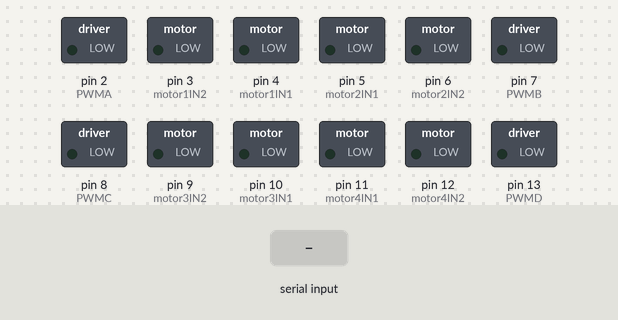
Simulated run of this sketch. Board: Arduino Uno, built with avr-gcc and run on an emulated ATmega328P. Parts: switched loads named in the sketch (green lamp = pin HIGH). The inputs (shaded band) are chosen by the test bench. Random numbers use the default seed unless the sketch sets one.

Above: at 1.2 s.
1.3 s: "MOVE_FORWARD\n" received over Serial
At 2.1 s:
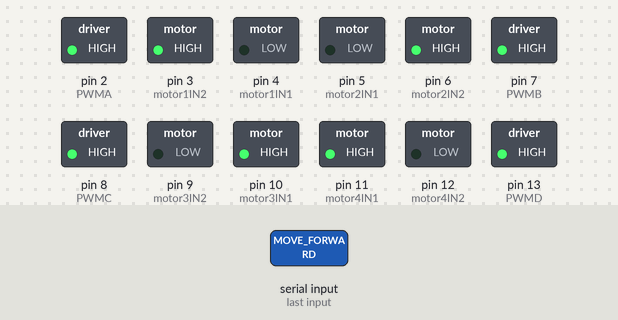
2.8 s: "MOVE_BACKWARD\n" received over Serial
At 3.3 s:
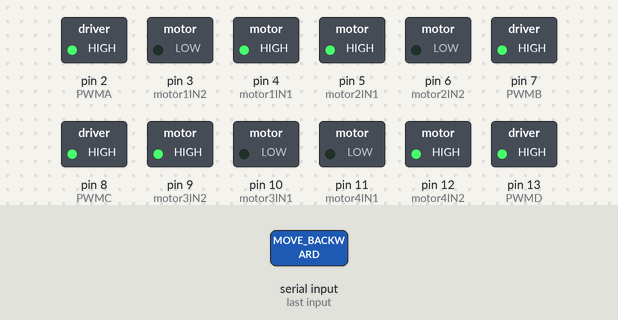
4.3 s: "MOVE_LEFT\n" received over Serial
At 5.5 s:
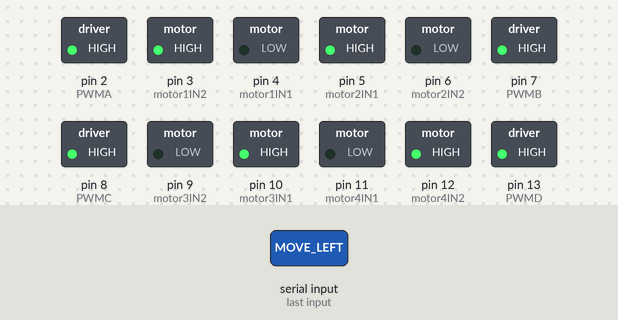
5.8 s: "MOVE_RIGHT\n" received over Serial
At 6.6 s:
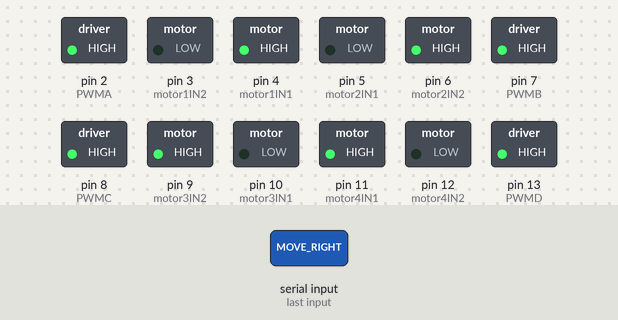
7.3 s: "ROTATE_LEFT\n" received over Serial
At 7.8 s:
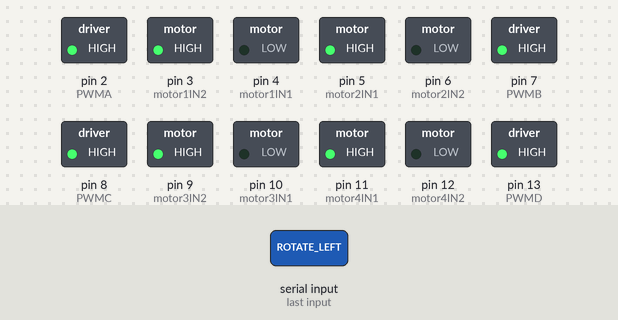
8.8 s: "ROTATE_RIGHT\n" received over Serial
At 10.2 s:
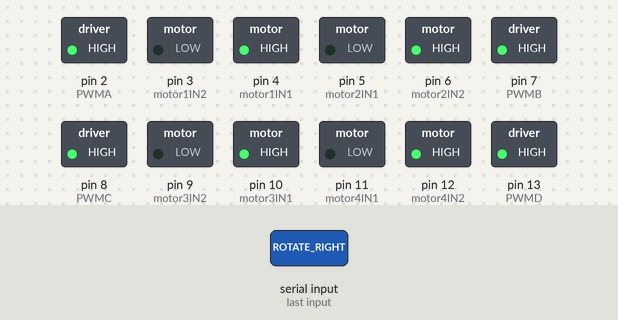
Timing chart, 0 to 11.3 s (numbered marks = the images above; inputs shaded):
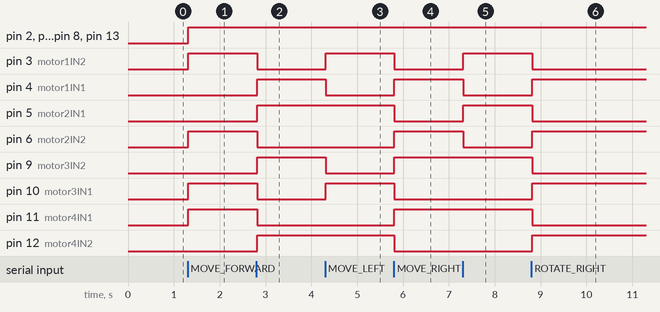

Measured:
- after the input at 1.3 s, pin 2 (PWMA), pin 3 (motor1IN2), pin 6 (motor2IN2), pin 7 (PWMB), pin 8 (PWMC), pin 10 (motor3IN1), pin 11 (motor4IN1), pin 13 (PWMD): LOW → HIGH at once
- after the input at 2.8 s, pin 3 (motor1IN2), pin 6 (motor2IN2), pin 10 (motor3IN1), pin 11 (motor4IN1): HIGH → LOW at once; pin 4 (motor1IN1), pin 5 (motor2IN1), pin 9 (motor3IN2), pin 12 (motor4IN2): LOW → HIGH at once
- after the input at 4.3 s, pin 3 (motor1IN2), pin 10 (motor3IN1): LOW → HIGH at once; pin 4 (motor1IN1), pin 9 (motor3IN2): HIGH → LOW at once
- after the input at 5.8 s, pin 3 (motor1IN2), pin 5 (motor2IN1), pin 10 (motor3IN1), pin 12 (motor4IN2): HIGH → LOW at once; pin 4 (motor1IN1), pin 6 (motor2IN2), pin 9 (motor3IN2), pin 11 (motor4IN1): LOW → HIGH at once
- after the input at 7.3 s, pin 3 (motor1IN2), pin 5 (motor2IN1): LOW → HIGH at once; pin 4 (motor1IN1), pin 6 (motor2IN2): HIGH → LOW at once
- after the input at 8.8 s, pin 3 (motor1IN2), pin 5 (motor2IN1), pin 9 (motor3IN2), pin 11 (motor4IN1): HIGH → LOW at once; pin 4 (motor1IN1), pin 6 (motor2IN2), pin 10 (motor3IN1), pin 12 (motor4IN2): LOW → HIGH at once

The sketch:

motor-controller.ino
```cpp
#include <Arduino.h>
#define MOTOR_PWM 255

const int AIN1 = 4;  // Front-left wheel
const int AIN2 = 3;
const int PWMA = 2;

const int motor1IN1 = 4;
const int motor1IN2 = 3;
const int motor1PWM = 2;

const int BIN1 = 5;  // Front-right wheel
const int BIN2 = 6;
const int PWMB = 7;

const int motor2IN1 = 5;
const int motor2IN2 = 6;
const int motor2PWM = 7;

const int CIN1 = 10; // Rear-left wheel
const int CIN2 = 9;
const int PWMC = 8;

const int motor3IN1 = 10;
const int motor3IN2 = 9;
const int motor3PWM = 8;

const int DIN1 = 11; // Rear-right wheel
const int DIN2 = 12;
const int PWMD = 13;

const int motor4IN1 = 11;
const int motor4IN2 = 12;
const int motor4PWM = 13;

void setup() {
    // Initialize motor control pins as outputs
    pinMode(motor1IN1, OUTPUT);
    pinMode(motor1IN2, OUTPUT);
    pinMode(motor1PWM, OUTPUT);
    pinMode(motor2IN1, OUTPUT);
    pinMode(motor2IN2, OUTPUT);
    pinMode(motor2PWM, OUTPUT);
    pinMode(motor3IN1, OUTPUT);
    pinMode(motor3IN2, OUTPUT);
    pinMode(motor3PWM, OUTPUT);
    pinMode(motor4IN1, OUTPUT);
    pinMode(motor4IN2, OUTPUT);
    pinMode(motor4PWM, OUTPUT);

    // Initialize serial communication
    Serial.begin(9600);
}

void loop() {
    if (Serial.available() > 0) {
        String command = Serial.readStringUntil('\n');

        if (command == "MOVE_FORWARD") {
            moveForward();
        } else if (command == "MOVE_BACKWARD") {
            moveBackward();
        } else if (command == "MOVE_LEFT") {
            moveLeft();
        } else if (command == "MOVE_RIGHT") {
            moveRight();
        } else if (command == "ROTATE_LEFT") {
            rotateLeft();
        } else if (command == "ROTATE_RIGHT") {
            rotateRight();
        } else if (command == "EXPLORE") {
            explore();
        } else if (command == "STOP"){
          Stop();
        }

    }
}

void moveForward() {
    analogWrite(motor1PWM, MOTOR_PWM);
    digitalWrite(motor1IN1, LOW);
    digitalWrite(motor1IN2, HIGH);

    analogWrite(motor2PWM, MOTOR_PWM);
    digitalWrite(motor2IN1, LOW);
    digitalWrite(motor2IN2, HIGH);

    analogWrite(motor3PWM, MOTOR_PWM);
    digitalWrite(motor3IN1, HIGH);
    digitalWrite(motor3IN2, LOW);

    analogWrite(motor4PWM, MOTOR_PWM);
    digitalWrite(motor4IN1, HIGH);
    digitalWrite(motor4IN2, LOW);
}

void moveBackward() {
    analogWrite(motor1PWM, MOTOR_PWM);
    digitalWrite(motor1IN1, HIGH);
    digitalWrite(motor1IN2, LOW);

    analogWrite(motor2PWM, MOTOR_PWM);
    digitalWrite(motor2IN1, HIGH);
    digitalWrite(motor2IN2, LOW);

    analogWrite(motor3PWM, MOTOR_PWM);
    digitalWrite(motor3IN1, LOW);
    digitalWrite(motor3IN2, HIGH);

    analogWrite(motor4PWM, MOTOR_PWM);
    digitalWrite(motor4IN1, LOW);
    digitalWrite(motor4IN2, HIGH);
}

void moveLeft() {
    analogWrite(motor1PWM, MOTOR_PWM);
    digitalWrite(motor1IN1, LOW);
    digitalWrite(motor1IN2, HIGH);

    analogWrite(motor2PWM, MOTOR_PWM);
    digitalWrite(motor2IN1, HIGH);
    digitalWrite(motor2IN2, LOW);

    analogWrite(motor3PWM, MOTOR_PWM);
    digitalWrite(motor3IN1, HIGH);
    digitalWrite(motor3IN2, LOW);

    analogWrite(motor4PWM, MOTOR_PWM);
    digitalWrite(motor4IN1, LOW);
    digitalWrite(motor4IN2, HIGH);
}

void moveRight() {
    analogWrite(motor1PWM, MOTOR_PWM);
    digitalWrite(motor1IN1, HIGH);
    digitalWrite(motor1IN2, LOW);

    analogWrite(motor2PWM, MOTOR_PWM);
    digitalWrite(motor2IN1, LOW);
    digitalWrite(motor2IN2, HIGH);

    analogWrite(motor3PWM, MOTOR_PWM);
    digitalWrite(motor3IN1, LOW);
    digitalWrite(motor3IN2, HIGH);

    analogWrite(motor4PWM, MOTOR_PWM);
    digitalWrite(motor4IN1, HIGH);
    digitalWrite(motor4IN2, LOW);
}

void rotateLeft() {
    analogWrite(motor1PWM, MOTOR_PWM);
    digitalWrite(motor1IN1, LOW);
    digitalWrite(motor1IN2, HIGH);

    analogWrite(motor2PWM, MOTOR_PWM);
    digitalWrite(motor2IN1, HIGH);
    digitalWrite(motor2IN2, LOW);

    analogWrite(motor3PWM, MOTOR_PWM);
    digitalWrite(motor3IN1, LOW);
    digitalWrite(motor3IN2, HIGH);

    analogWrite(motor4PWM, MOTOR_PWM);
    digitalWrite(motor4IN1, HIGH);
    digitalWrite(motor4IN2, LOW);
}

void rotateRight() {
    analogWrite(motor1PWM, MOTOR_PWM);
    digitalWrite(motor1IN1, HIGH);
    digitalWrite(motor1IN2, LOW);

    analogWrite(motor2PWM, MOTOR_PWM);
    digitalWrite(motor2IN1, LOW);
    digitalWrite(motor2IN2, HIGH);

    analogWrite(motor3PWM, MOTOR_PWM);
    digitalWrite(motor3IN1, HIGH);
    digitalWrite(motor3IN2, LOW);

    analogWrite(motor4PWM, MOTOR_PWM);
    digitalWrite(motor4IN1, LOW);
    digitalWrite(motor4IN2, HIGH);
}

void explore() {
    // Set timestamps
    String command = Serial.readStringUntil('\n');
    unsigned long base_time = millis();
    //Randomly choose amount of time to turn
    int turn_time = random(0, 2000);
    int command_time = 0;
    //While pi tells arduino to keep exploring
    while (command == "EXPLORE"){
      while (command_time < turn_time){
        rotateRight();
        command = Serial.readStringUntil('\n');
        //delay(100);
        unsigned long current_time = millis();
        command_time = base_time - current_time;
      }
      moveForward();
      command = Serial.readStringUntil('\n');
    }

}

void rotateLeftSlowly() {
    analogWrite(motor1PWM, 128);  // Set speed to half
    digitalWrite(motor1IN1, LOW);
    digitalWrite(motor1IN2, HIGH);

    analogWrite(motor2PWM, 128);
    digitalWrite(motor2IN1, LOW);
    digitalWrite(motor2IN2, HIGH);

    analogWrite(motor3PWM, 128);
    digitalWrite(motor3IN1, HIGH);
    digitalWrite(motor3IN2, LOW);

    analogWrite(motor4PWM, 128);
    digitalWrite(motor4IN1, HIGH);
    digitalWrite(motor4IN2, LOW);
}

void Stop() {
  analogWrite(PWMA, 0); analogWrite(PWMB, 0); analogWrite(PWMC, 0); analogWrite(PWMD, 0);

  digitalWrite(motor1IN1, HIGH);      digitalWrite(motor2IN1, HIGH);
  digitalWrite(motor1IN2, LOW);     digitalWrite(motor2IN2, LOW);

  digitalWrite(motor3IN1, LOW);      digitalWrite(motor4IN1, LOW);
  digitalWrite(motor3IN2, HIGH);     digitalWrite(motor4IN2, HIGH);
}
```
